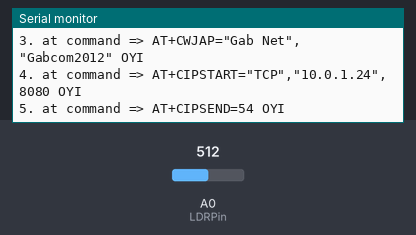
A sketch run on a simulated Arduino Uno, built with avr-gcc and run on an emulated ATmega328P. Parts: the last lines printed to the serial monitor. Inputs (shaded band) come from the test bench; at power-on: A0 (LDRPin) = 512. The modem accepts every AT command (registered, SIM ready, sends succeed) and sends nothing else.

Above: at 1.2 s.
1.3 s: A0 (LDRPin) set to 716
At 2.7 s:
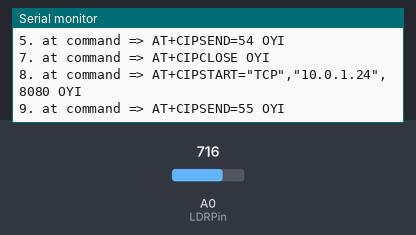
4.5 s: A0 (LDRPin) set to 511
At 5.0 s:
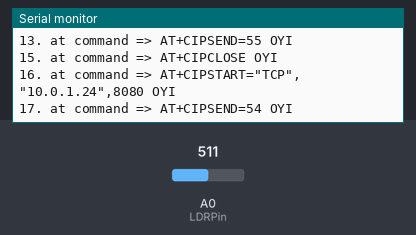

Measured:
- after the input at 1.3 s, the serial monitor: prints a new line after 0.23 s (image 1)
- after the input at 4.5 s, the serial monitor: prints a new line after 0.06 s (image 2)

The sketch:

ATWIFI_NODE.ino
```cpp
/*
 * Lee sensor de LUZ LDR por el pin analogo A0 y envia las lecturas a un servidor Node JS por medio de
 * HTTP REST via tarjeta WIFI ESP8266 via comandos AT
 *
 */

#include <SoftwareSerial.h>
#include <HttpClient.h>


#define RX 3
#define TX 2
String AP = "Gab Net";
String PASS = "Gabcom2012";
String HOST = "10.0.1.24";
String PORT = "8080";
String field = "field1";
int countTrueCommand;
int countTimeCommand;
boolean found = false;
String valSensor;
SoftwareSerial esp8266(RX,TX);

//Sensor de LUZ

const long A = 1000;     //Resistencia en oscuridad en KΩ
const int B = 15;        //Resistencia a la luz (10 Lux) en KΩ
const int Rc = 10;       //Resistencia calibracion en KΩ
const int LDRPin = A0;   //Pin del LDR
int V;
int ilum;

void setup() {
  Serial.begin(115200);
  esp8266.begin(115200);
  sendCommand("AT",5,"OK");
  sendCommand("AT+RST", 5, "OK");
  sendCommand("AT+CWMODE=1",5,"OK");
  sendCommand("AT+CWJAP=\""+ AP +"\",\""+ PASS +"\"",20,"OK");
}
void loop() {
 valSensor = getSensorData();
 String getAux = "GET /light?val=" + valSensor;
 String getData = getAux + " HTTP/1.1\r\nHost: shotlu.usrs0.com\r\n\r\n";
 sendCommand("AT+CIPSTART=\"TCP\",\""+ HOST +"\","+ PORT,15,"OK");
 sendCommand("AT+CIPSEND=" +String(getData.length() + 0),1,"OK");
 esp8266.print(getData);
 delay(1500);countTrueCommand++;
 sendCommand("AT+CIPCLOSE",5,"OK");
}
String getSensorData(){
    V = analogRead(LDRPin);
    ilum = ((long)V*A*10)/((long)B*Rc*(1024-V));    //usar si LDR entre A0 y Vcc (como en el esquema anterior)
    return String(ilum);
  //return "1883"; // Replace with
}
void sendCommand(String command, int maxTime, char readReplay[]) {
  Serial.print(countTrueCommand);
  Serial.print(". at command => ");
  Serial.print(command);
  Serial.print(" ");
  while(countTimeCommand < (maxTime*1))
  {
    esp8266.println(command);//at+cipsend
    if(esp8266.find(readReplay))//ok
    {
      found = true;
      break;
    }

    countTimeCommand++;
  }

  if(found == true)
  {
    Serial.println("OYI");
    countTrueCommand++;
    countTimeCommand = 0;
  }

  if(found == false)
  {
    Serial.println("Fail");
    countTrueCommand = 0;
    countTimeCommand = 0;
  }

  found = false;
 }
```
